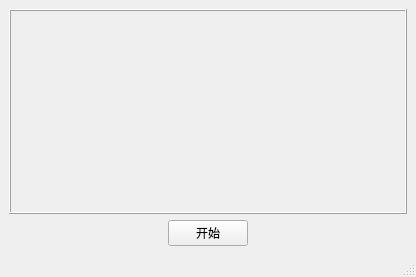
<?xml version="1.0" encoding="UTF-8"?>
<ui version="4.0">
 <class>Ernie</class>
 <widget class="QMainWindow" name="Ernie">
  <property name="geometry">
   <rect>
    <x>0</x>
    <y>0</y>
    <width>416</width>
    <height>277</height>
   </rect>
  </property>
  <property name="windowTitle">
   <string>Ernie</string>
  </property>
  <widget class="QWidget" name="centralwidget">
   <layout class="QVBoxLayout" name="verticalLayout">
    <item>
     <widget class="QFrame" name="frame">
      <property name="sizePolicy">
       <sizepolicy hsizetype="Preferred" vsizetype="Expanding">
        <horstretch>0</horstretch>
        <verstretch>0</verstretch>
       </sizepolicy>
      </property>
      <property name="frameShape">
       <enum>QFrame::Box</enum>
      </property>
      <property name="frameShadow">
       <enum>QFrame::Raised</enum>
      </property>
     </widget>
    </item>
    <item>
     <layout class="QHBoxLayout" name="horizontalLayout">
      <item>
       <spacer name="horizontalSpacer">
        <property name="orientation">
         <enum>Qt::Horizontal</enum>
        </property>
        <property name="sizeHint" stdset="0">
         <size>
          <width>40</width>
          <height>20</height>
         </size>
        </property>
       </spacer>
      </item>
      <item>
       <widget class="QPushButton" name="pushButton">
        <property name="text">
         <string>开始</string>
        </property>
       </widget>
      </item>
      <item>
       <spacer name="horizontalSpacer_2">
        <property name="orientation">
         <enum>Qt::Horizontal</enum>
        </property>
        <property name="sizeHint" stdset="0">
         <size>
          <width>40</width>
          <height>20</height>
         </size>
        </property>
       </spacer>
      </item>
     </layout>
    </item>
   </layout>
  </widget>
  <widget class="QMenuBar" name="menubar">
   <property name="geometry">
    <rect>
     <x>0</x>
     <y>0</y>
     <width>416</width>
     <height>21</height>
    </rect>
   </property>
  </widget>
  <widget class="QStatusBar" name="statusbar"/>
 </widget>
 <resources/>
 <connections/>
</ui>
